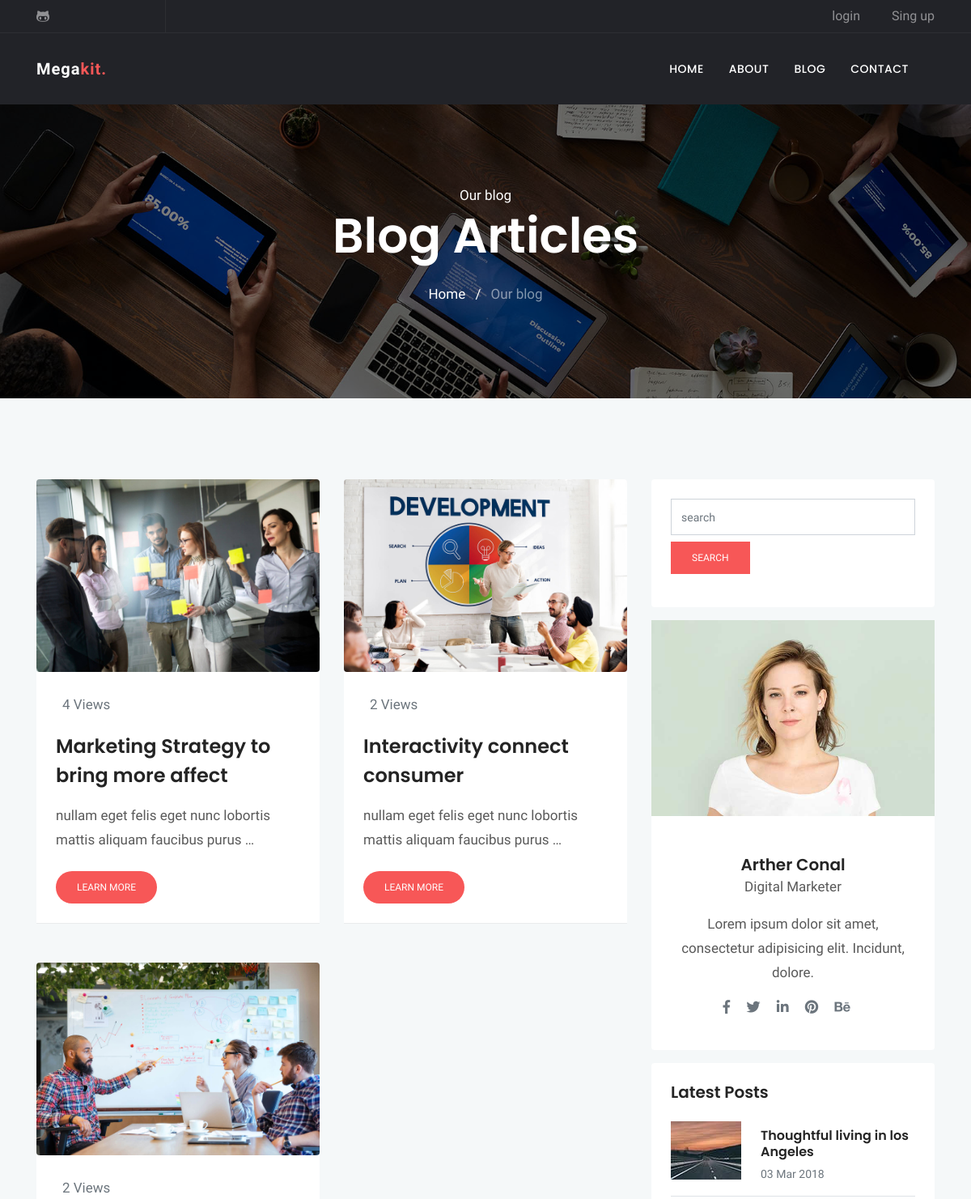
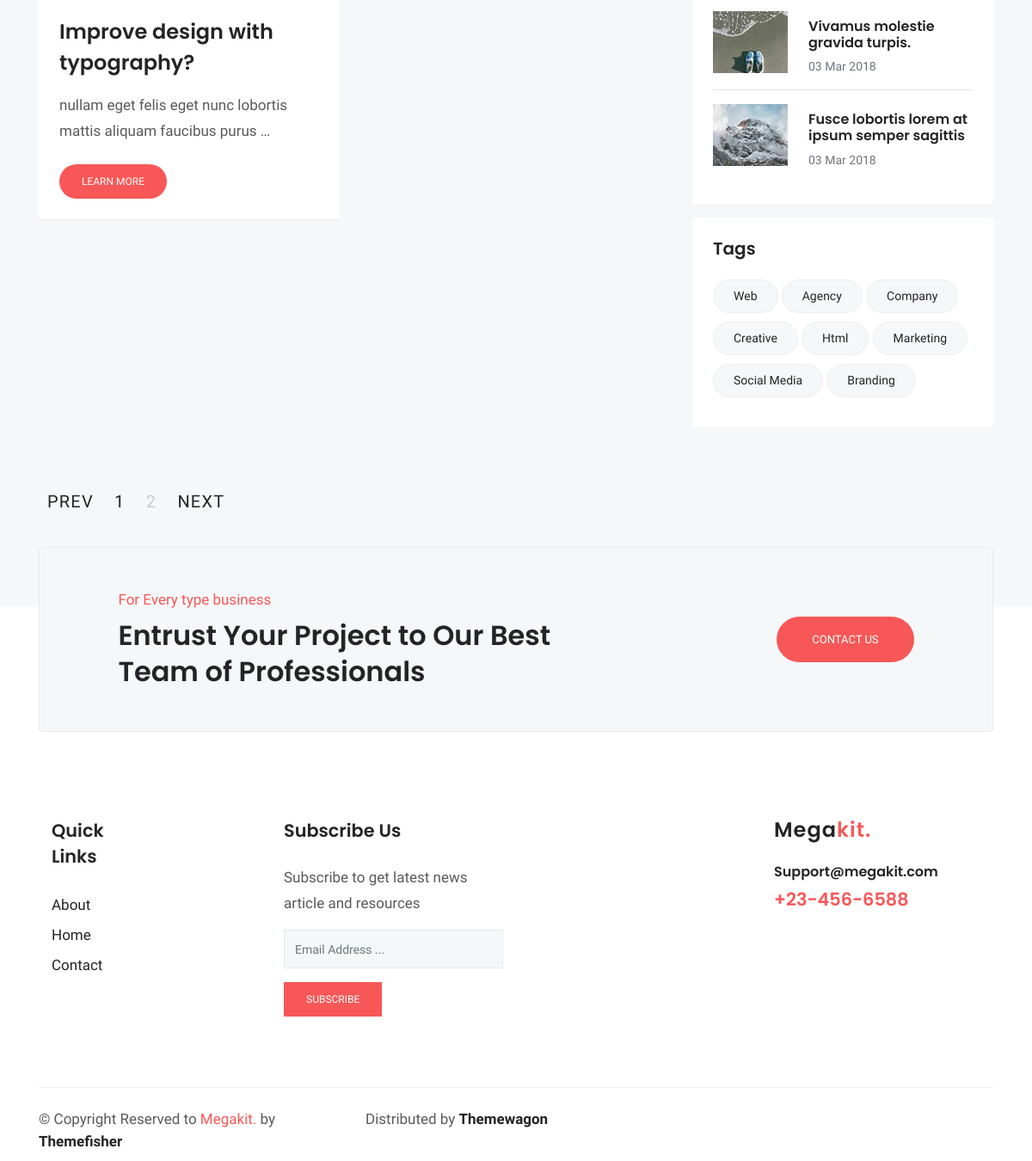
Page /blog/category/Creative on the committed database (2 pictures, top to bottom).
### blog/models.py (models this page shows, shortened)
class Post (models.Model) :
    image = models.ImageField(upload_to = 'blog/',default = 'blog/default.jpg')
    author = models.ForeignKey(User,on_delete=models.SET_NULL,null=True)
    title = models.CharField (max_length = 200)
    content = models.TextField ()
    category = models.ManyToManyField (Category)
    counted_view = models.IntegerField (default = 0)
    status = models.BooleanField (default = False)
    login_required = models.BooleanField (default = False)
    published_date = models.DateTimeField (null = True)
    created_date = models.DateTimeField (auto_now_add = True)
    update_date = models.DateTimeField (auto_now = True)
    class Meta:
        ordering = ['-created_date']

### blog/views.py (the view)
# urls.py: path('', blog_view, name="index"),
def blog_view(request, **kwargs) :
    posts = Post.objects.filter(status = 1, published_date__lte = timezone.now())
    if kwargs.get('cat_name') != None:
        posts = posts.filter(category__name=kwargs['cat_name'])
    if kwargs.get('author_username') != None:
        posts = posts.filter(author__username = kwargs['author_username'])
    if kwargs.get('tag_name') != None:
        posts = posts.filter(tags__name__in=[kwargs['tag_name']])
    posts = Paginator (posts,4)
    try:
        page_number = request.GET.get ('page')
        posts = posts.get_page(page_number)
    except PageNotAnInteger:
        posts = posts.get_page(1)
    except EmptyPage:
        posts = posts.get_page(1)
    context = {'posts': posts}
    return render(request, "blog/blog-sidebar.html", context)

### templates/blog/blog-sidebar.html (shortened to what this page needs)
{% extends 'base.html' %}
{% load static %}
{% block content %}
<!doctype html>
<html lang="en">
  <head>
  <link rel="stylesheet" href="{% static 'plugins/bootstrap/css/bootstrap.min.css' %}">
  <link rel="stylesheet" href="{% static 'plugins/themify/css/themify-icons.css' %}">
  <link rel="stylesheet" href="{% static 'plugins/fontawesome/css/all.css' %}">
  <link rel="stylesheet" href="{% static 'plugins/magnific-popup/dist/magnific-popup.css' %}">
  <link rel="stylesheet" href="{% static 'plugins/slick-carousel/slick/slick.css' %}">
  <link rel="stylesheet" href="{% static 'plugins/slick-carousel/slick/slick-theme.css' %}">
  <link rel="stylesheet" href="{% static 'css/style.css' %}">
</head>
<body>
<div class="main-wrapper ">
<section class="page-title bg-1">
  <div class="container">
    <div class="row">
      <div class="col-md-12">
        <div class="block text-center">
          <span class="text-white">Our blog</span>
          <h1 class="text-capitalize mb-4 text-lg">Blog articles</h1>
          <ul class="list-inline">
            <li class="list-inline-item"><a href="http://127.0.0.1:8000/" class="text-white">Home</a></li>
            <li class="list-inline-item"><span class="text-white">/</span></li>
            <li class="list-inline-item"><a href="{% url 'blog:index' %}" class="text-white-50">Our blog</a></li>
          </ul>
        </div>
      </div>
    </div>
  </div>
</section>
<section class="section blog-wrap bg-gray">
    <div class="container">
        <div class="row">
            <div class="col-lg-8">
                <div class="row">
                  {% for post in posts %}
	<div class="col-lg-6 col-md-6 mb-5">
		<div class="blog-item">
			<img src="{{post.image.url}}" alt="" class="img-fluid rounded">
			<div class="blog-item-content bg-white p-4">
				<div class="blog-item-meta  py-1 px-2">
					<span class="text-muted text-capitalize mr-3"></i>{{post.counted_view}} Views</span>
				</div>
				<h3 class="mt-3 mb-3"><a href="{% url 'blog:single' pid=post.id %}">{{post.title}}</a></h3>
				<p class="mb-4">{{ post.content|truncatewords:10 }}</p>
				<a href="{{post.id}}" class="btn btn-small btn-main btn-round-full">Learn More</a>
			</div>
		</div>
	</div>
  {% endfor %}
</div>
        </div>
        <div class="col-lg-4">
          <div class="sidebar-wrap">
            {% include 'blog/blog-search.html' %}
	<div class="sidebar-widget card border-0 mb-3">
		<img src="{% static 'images/blog/blog-author.jpg' %}" alt="" class="img-fluid">
		<div class="card-body p-4 text-center">
			<h5 class="mb-0 mt-4">Arther Conal</h5>
			<p>Digital Marketer</p>
			<p>Lorem ipsum dolor sit amet, consectetur adipisicing elit. Incidunt, dolore.</p>
			<ul class="list-inline author-socials">
				<li class="list-inline-item mr-3">
					<a href="#"><i class="fab fa-facebook-f text-muted"></i></a>
				</li>
				<li class="list-inline-item mr-3">
					<a href="#"><i class="fab fa-twitter text-muted"></i></a>
				</li>
				<li class="list-inline-item mr-3">
					<a href="#"><i class="fab fa-linkedin-in text-muted"></i></a>
				</li>
				<li class="list-inline-item mr-3">
					<a href="#"><i class="fab fa-pinterest text-muted"></i></a>
				</li>
				<li class="list-inline-item mr-3">
					<a href="#"><i class="fab fa-behance text-muted"></i></a>
				</li>
			</ul>
		</div>
	</div>
	<div class="sidebar-widget latest-post card border-0 p-4 mb-3">
		<h5>Latest Posts</h5>
        <div class="media border-bottom py-3">
            <a href="#"><img class="mr-4" src="{% static 'images/blog/bt-3.jpg' %}" alt=""></a>
            <div class="media-body">
                <h6 class="my-2"><a href="#">Thoughtful living in los Angeles</a></h6>
                <span class="text-sm text-muted">03 Mar 2018</span>
            </div>
        </div>
        <div class="media border-bottom py-3">
            <a href="#"><img class="mr-4" src="{% static 'images/blog/bt-2.jpg' %}" alt=""></a>
           <div class="media-body">
                <h6 class="my-2"><a href="#">Vivamus molestie gravida turpis.</a></h6>
                <span class="text-sm text-muted">03 Mar 2018</span>
            </div>
        </div>
        <div class="media py-3">
            <a href="#"><img class="mr-4" src="{% static 'images/blog/bt-1.jpg' %}" alt=""></a>
            <div class="media-body">
                <h6 class="my-2"><a href="#">Fusce lobortis lorem at ipsum semper sagittis</a></h6>
                <span class="text-sm text-muted">03 Mar 2018</span>
            </div>
        </div>
	</div>
	<div class="sidebar-widget bg-white rounded tags p-4 mb-3">
		<h5 class="mb-4">Tags</h5>
		<a href="#">Web</a>
		<a href="#">agency</a>
		<a href="#">company</a>
		<a href="#">creative</a>
		<a href="#">html</a>
		<a href="#">Marketing</a>
		<a href="#">Social Media</a>
		<a href="#">Branding</a>
	</div>
</div>
            </div>
        </div>
        <div class="row mt-5">
            <div class="col-lg-8">
                <nav class="navigation pagination py-2 d-inline-block">
                    <div class="nav-links">
                        <a class="prev page-numbers" href="#">Prev</a>
                        <span aria-current="page" class="page-numbers current">1</span>
                        <a class="page-numbers" href="#">2</a>
                        <a class="next page-numbers" href="#">Next</a>
                    </div>
                </nav>
            </div>
        </div>
    </div>
</section>
  </body>
  </html>
{% endblock %}

### statics/css/style.css (style rules this page uses)
html { overflow-x: hidden; }
body { line-height: 1.5; font-family: "Hind", serif; -webkit-font-smoothing: antialiased; font-size: 17px; color: rgba(0, 0, 0, 0.65); }
h1, .h1, h2, .h2, h3, .h3, h4, .h4, h5, .h5, h6, .h6 { font-family: "Poppins", sans-serif; font-weight: 600; color: #242424; }
h1, .h1 { font-size: 2.5rem; }
h3, .h3 { font-size: 1.5rem; }
h5, .h5 { font-size: 1.25rem; }
h6, .h6 { font-size: 1rem; }
p { line-height: 30px; }
.btn { display: inline-block; font-size: 14px; font-size: 0.8125rem; font-weight: 400; padding: 1rem 2.5rem; text-transform: uppercase; border-radius: 0; transition: all 0.2s ease; }
.btn-main, .btn-transparent, .btn-small { background: #f75757; color: #fff; transition: all 0.2s ease; }
.btn-small { padding: 10px 25px; font-size: 12px; }
.btn-round-full { border-radius: 50px; }
.bg-gray { background: #f5f8f9; }
.section { padding: 100px 0; }
.overly, .page-title, .slider, .cta, .hero-img { position: relative; }
.overly:before, .page-title:before, .slider:before, .cta:before, .hero-img:before { content: ""; position: absolute; left: 0; top: 0; bottom: 0; right: 0; width: 100%; height: 100%; opacity: 0.5; background: #000; }
.text-sm { font-size: 14px; }
.text-lg { font-size: 3.75rem; }
a { color: #242424; text-decoration: none; }
.page-title { padding: 100px 0; }
.page-title .block h1 { color: #fff; }
.bg-1 { background: url("../images/bg/home-2.jpg") no-repeat 50% 50%; background-size: cover; }
.blog-item-content h3 { line-height: 36px; }
.blog-item-content h3 a { transition: all .4s ease 0s; }
.tags a { background: #f5f8f9; display: inline-block; padding: 8px 23px; border-radius: 38px; margin-bottom: 10px; border: 1px solid #eee; font-size: 14px; text-transform: capitalize; }
.pagination .nav-links a, .pagination .nav-links span.current { font-size: 20px; font-weight: 500; color: #c9c9c9; margin: 0 10px; text-transform: uppercase; letter-spacing: 1.2px; }
.pagination .nav-links span.current, .pagination .nav-links a.next, .pagination .nav-links a.prev { color: #242424; }
.blog-item { border-bottom: 1px solid rgba(0, 0, 0, 0.05); }

### rows in the picture
Post: image (picture), counted_view "4", title "Marketing Strategy to bring more affect", content "nullam eget felis eget nunc lobortis mattis aliquam faucibus purus …"
Post: image (picture), counted_view "2", title "Interactivity connect consumer", content "nullam eget felis eget nunc lobortis mattis aliquam faucibus purus …"
Post: image (picture), counted_view "2", title "Improve design with typography?", content "nullam eget felis eget nunc lobortis mattis aliquam faucibus purus …"
